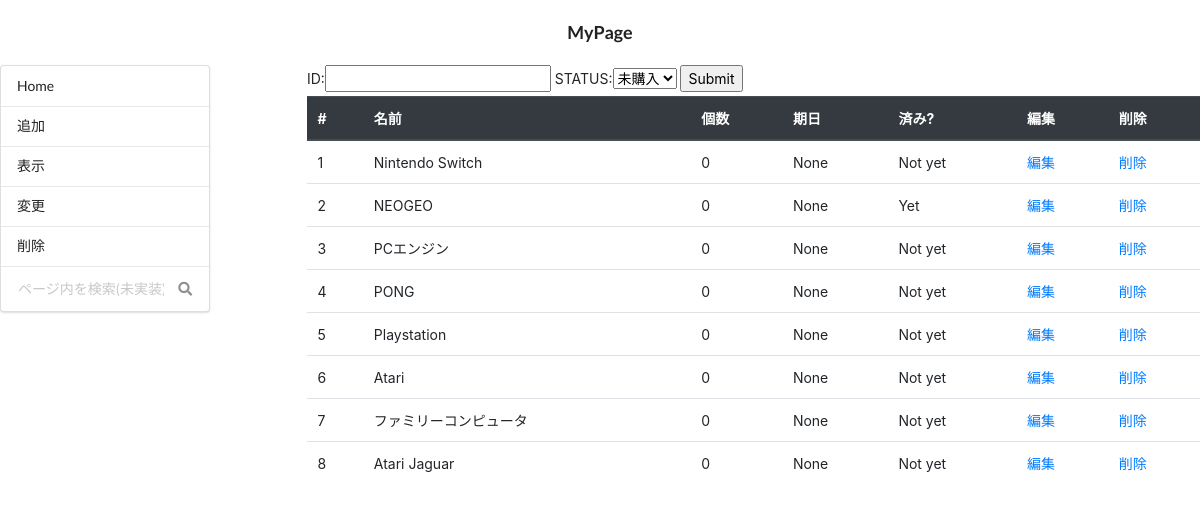
/shoppinglist/list/, run on an earlier commit of the app's database.
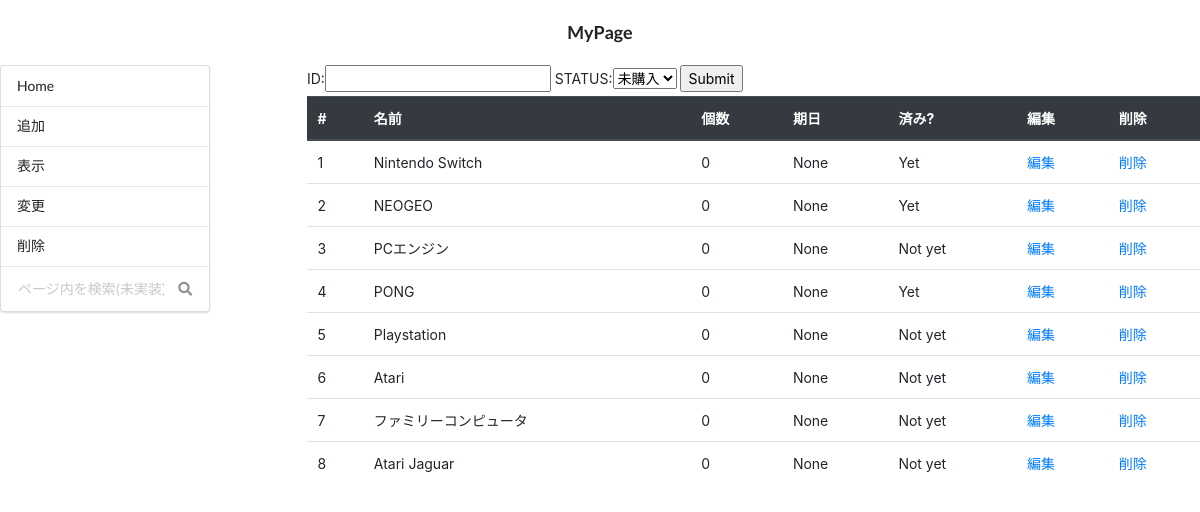
And on a later commit of the database.
### shoppinglist/models.py (models this page shows, shortened)
class Item(models.Model):
    name = models.CharField(max_length = 100)
    item_url = models.URLField(blank = True, null = True)
    count = models.PositiveIntegerField(default = 0)
    buy_date = models.DateField(blank=True,null=True)
    buy = models.BooleanField(default = False)
    shop = models.ForeignKey(Shop,blank=True,null=True,verbose_name='shop', on_delete=models.PROTECT)

### shoppinglist/views.py (the view, shortened to what this page needs)
# urls.py: path("list/", ItemList.as_view(), name="list"),  # @UndefinedVariable
class ItemList(ListView):
    model = Item
    def get_context_data(self, **kwargs):
        context = super().get_context_data(**kwargs)
        context['form'] = ItemBuy()
        return context

### shoppinglist/forms.py
class ItemBuy(forms.Form):
    status = (
        (0, "未購入"),
        (1, "購入済")
        )
    item_id = forms.IntegerField(label = "ID")
    item_status = forms.ChoiceField(label = "STATUS", widget = forms.Select, choices = status)

### shoppinglist/templates/shoppinglist/item_list.html (shortened to what this page needs)
{% extends "base.html" %}
{% block main %}
<form action="{% url "list" %}" method="post">
	{{ form }}
	<input type="submit" />
</form>
<table class="table">
	<thead class="thead-dark">
		<tr>
			<th>#</th>
			<th>名前</th>
			<th>個数</th>
			<th>期日</th>
			<th>済み?</th>
			<th>編集</th>
			<th>削除</th>
		</tr>
	</thead>
	<tbody>
	{% for item in object_list %}
	<tr>
		<td scope="row">{{ item.id }}</td>
		<td>{{ item.name }}</td>
		<td>{{ item.count }}</td>
		<td>{{ item.buy_date }}</td>
		<td>{% if item.buy == False %} <front color="red">Not yet</front>{% endif %}{% if item.buy == True %} Yet {% endif %}</td>
		<td><a href="{% url 'edit' item.id %}">編集</a></td>
		<td><a href="{% url 'delete' item.id %}">削除</a></td>
	</tr>
{% endfor %}
</tbody>
</table>
{% endblock %}

### templates/base.html (shortened to what this page needs)
{% load static %}
<!doctype html>
<html lang="ja">
<head>
	<link rel="stylesheet" type="text/css"
		href="https://cdnjs.cloudflare.com/ajax/libs/semantic-ui/2.3.3/semantic.min.css">
	<link rel="stylesheet" href="{% static "/bootstrap/css/bootstrap.min.css" %}">
</head>
<body>
	<div class="countainer">
		<br>
		<nav class="nav" >
			<div class="ui header" style="margin: 0 auto">MyPage</div>
		</nav>
		<br>
	</div>
	<div class="ui grid">
		<div class="four wide column">
			<div class="ui vertical menu">
				<a class="teal item" href="{% url 'list' %}">Home
				</a>
				<a class="teal item" href="{% url 'add' %}">追加
				</a>
				<a class="teal item" href="{% url 'show' %}">表示
				</a>
				<a class="teal item" href="{% url 'edit' %}">変更
				</a>
				<a class="teal item" href="{% url 'delete' %}">削除
				</a>
				<div class="item">
					<div class="ui transparent icon input">
						<input type="text" placeholder="ページ内を検索(未実装)">
						<i class="search icon"></i>
					</div>
				</div>
			</div>
		</div>
		<div class="twelve wide stretched column">
			{% block main %}{% endblock %}
		</div>
	</div>
</body>
</html>

What changed in the data, as far as the page shows it:
changed Item "Nintendo Switch": buy "Not yet" → "Yet"
changed Item "PONG": buy "Not yet" → "Yet"
